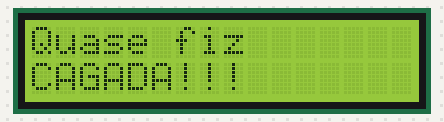
Recording of a sketch running on a simulated Arduino Uno, built with avr-gcc and run on an emulated ATmega328P. Shown: 16×2 character LCD.

Above: at 0.1 s.
At 18.2 s:
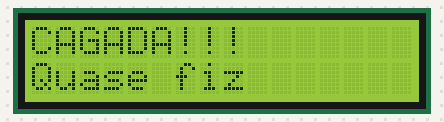

The sketch:

LCD1.ino
```cpp
#include <LiquidCrystal.h>

LiquidCrystal lcd(12, 11, 5, 4, 3, 2);
void setup() {

}
void loop() {

int i =0,j=0, k=1;
lcd.begin(16, 2);

for(i=0;i<10;i++){
  lcd.setCursor(0,j);
  lcd.print(" ");
  lcd.setCursor(0,k);
  lcd.print(" ");
  if(i%2==0){
    j=0;
    k=1;
  }
    else {
      j=1;
      k=0;
    }

  lcd.setCursor(0,j);
  lcd.print("Quase fiz");//Line 1
  lcd.setCursor(0,k);
  lcd.print("CAGADA!!!"); //Line 2
  delay(2000);
  lcd.clear();

}

}
```

Measured:
- what the display in image 0 shows lasts 2.0 s, from 0.1 s to 2.1 s
